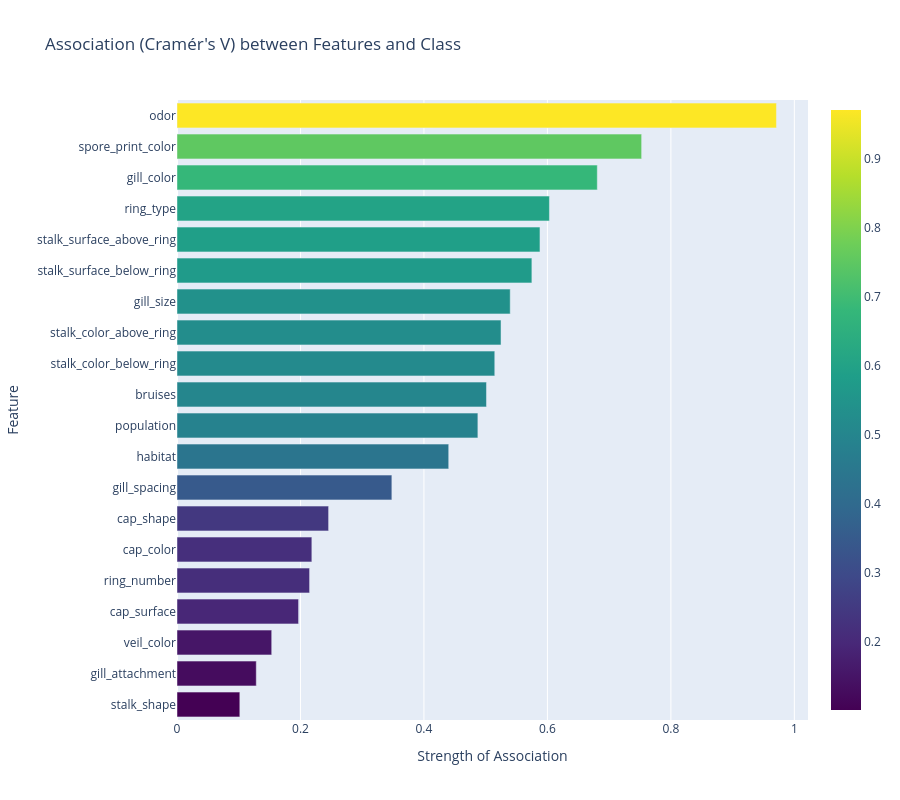

Source (notebook cell):
### Code cell
fig = px.bar(
    variable_importance, 
    x="cramers_v", 
    y="feature", 
    orientation='h',
    title="Association (Cramér's V) between Features and Class",
    labels={"cramers_v": "", "feature": "Feature"},
    color="cramers_v",
    color_continuous_scale="Viridis",
)

fig.update_xaxes(title_text="Strength of Association")
fig.update_layout(yaxis={'categoryorder':'total ascending'}, width=900, height=800)
fig.show()

### Figure 1 — Plotly figure (JSON) as saved in the notebook; plotly's stock layout.template omitted (floating-point values rounded to 4 significant figures)
{"data": [{"hovertemplate": "=%{marker.color}<br>Feature=%{y}<extra></extra>", "legendgroup": "", "marker": {"color": [0.971, 0.7526, 0.6808, 0.6033, 0.5879, 0.5748, 0.5398, 0.5249, 0.5147, 0.5013, 0.4874, 0.4401, 0.3481, 0.2456, 0.2184, 0.2148, 0.1969, 0.1534, 0.1284, 0.1018], "coloraxis": "coloraxis", "pattern": {"shape": ""}}, "name": "", "orientation": "h", "showlegend": false, "textposition": "auto", "type": "bar", "x": [0.971, 0.7526, 0.6808, 0.6033, 0.5879, 0.5748, 0.5398, 0.5249, 0.5147, 0.5013, 0.4874, 0.4401, 0.3481, 0.2456, 0.2184, 0.2148, 0.1969, 0.1534, 0.1284, 0.1018], "xaxis": "x", "y": ["odor", "spore_print_color", "gill_color", "ring_type", "stalk_surface_above_ring", "stalk_surface_below_ring", "gill_size", "stalk_color_above_ring", "stalk_color_below_ring", "bruises", "population", "habitat", "gill_spacing", "cap_shape", "cap_color", "ring_number", "cap_surface", "veil_color", "gill_attachment", "stalk_shape"], "yaxis": "y"}], "layout": {"barmode": "relative", "coloraxis": {"colorbar": {"title": {"text": ""}}, "colorscale": [[0, "#440154"], [0.1111, "#482878"], [0.2222, "#3e4989"], [0.3333, "#31688e"], [0.4444, "#26828e"], [0.5556, "#1f9e89"], [0.6667, "#35b779"], [0.7778, "#6ece58"], [0.8889, "#b5de2b"], [1, "#fde725"]]}, "height": 800, "legend": {"tracegroupgap": 0}, "title": {"text": "Association (Cramér's V) between Features and Class"}, "width": 900, "xaxis": {"anchor": "y", "domain": [0, 1], "title": {"text": "Strength of Association"}}, "yaxis": {"anchor": "x", "categoryorder": "total ascending", "domain": [0, 1], "title": {"text": "Feature"}}}}
